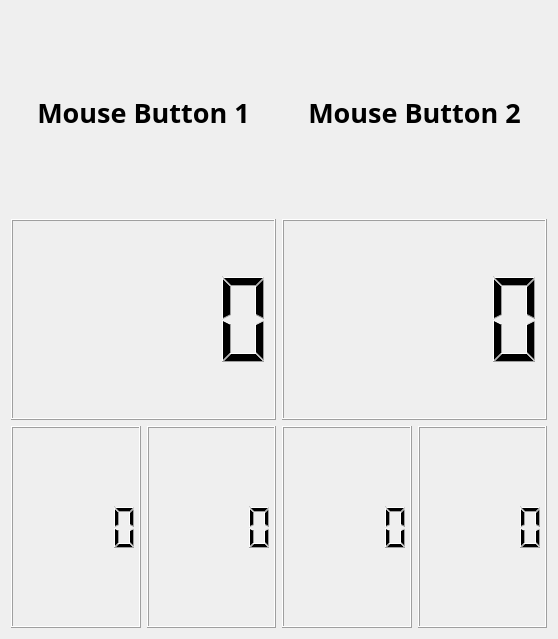
<?xml version="1.0" encoding="UTF-8"?>
<ui version="4.0">
 <class>Form</class>
 <widget class="QWidget" name="Form">
  <property name="geometry">
   <rect>
    <x>0</x>
    <y>0</y>
    <width>558</width>
    <height>639</height>
   </rect>
  </property>
  <property name="windowTitle">
   <string>Form</string>
  </property>
  <layout class="QGridLayout" name="gridLayout_3">
   <item row="0" column="0">
    <layout class="QGridLayout" name="gridLayout_2">
     <item row="0" column="0">
      <layout class="QGridLayout" name="gridLayout_4">
       <item row="0" column="0">
        <widget class="QLabel" name="label_3">
         <property name="font">
          <font>
           <family>Cordia New</family>
           <pointsize>20</pointsize>
           <weight>75</weight>
           <bold>true</bold>
          </font>
         </property>
         <property name="text">
          <string>Mouse Button 1</string>
         </property>
         <property name="alignment">
          <set>Qt::AlignCenter</set>
         </property>
        </widget>
       </item>
       <item row="1" column="0">
        <widget class="QLCDNumber" name="left_click_lcd">
         <property name="smallDecimalPoint">
          <bool>false</bool>
         </property>
         <property name="numDigits">
          <number>5</number>
         </property>
         <property name="segmentStyle">
          <enum>QLCDNumber::Filled</enum>
         </property>
         <property name="value" stdset="0">
          <double>0.000000000000000</double>
         </property>
         <property name="intValue" stdset="0">
          <number>0</number>
         </property>
        </widget>
       </item>
       <item row="1" column="1">
        <widget class="QLCDNumber" name="right_click_lcd"/>
       </item>
       <item row="0" column="1">
        <widget class="QLabel" name="label_4">
         <property name="font">
          <font>
           <family>Cordia New</family>
           <pointsize>20</pointsize>
           <weight>75</weight>
           <bold>true</bold>
          </font>
         </property>
         <property name="text">
          <string>Mouse Button 2</string>
         </property>
         <property name="alignment">
          <set>Qt::AlignCenter</set>
         </property>
        </widget>
       </item>
       <item row="2" column="0" colspan="2">
        <layout class="QHBoxLayout" name="horizontalLayout">
         <item>
          <widget class="QLCDNumber" name="action_1_lcd"/>
         </item>
         <item>
          <widget class="QLCDNumber" name="action_2_lcd"/>
         </item>
         <item>
          <widget class="QLCDNumber" name="action_3_lcd"/>
         </item>
         <item>
          <widget class="QLCDNumber" name="action_4_lcd"/>
         </item>
        </layout>
       </item>
      </layout>
     </item>
    </layout>
   </item>
  </layout>
 </widget>
 <resources/>
 <connections/>
</ui>
